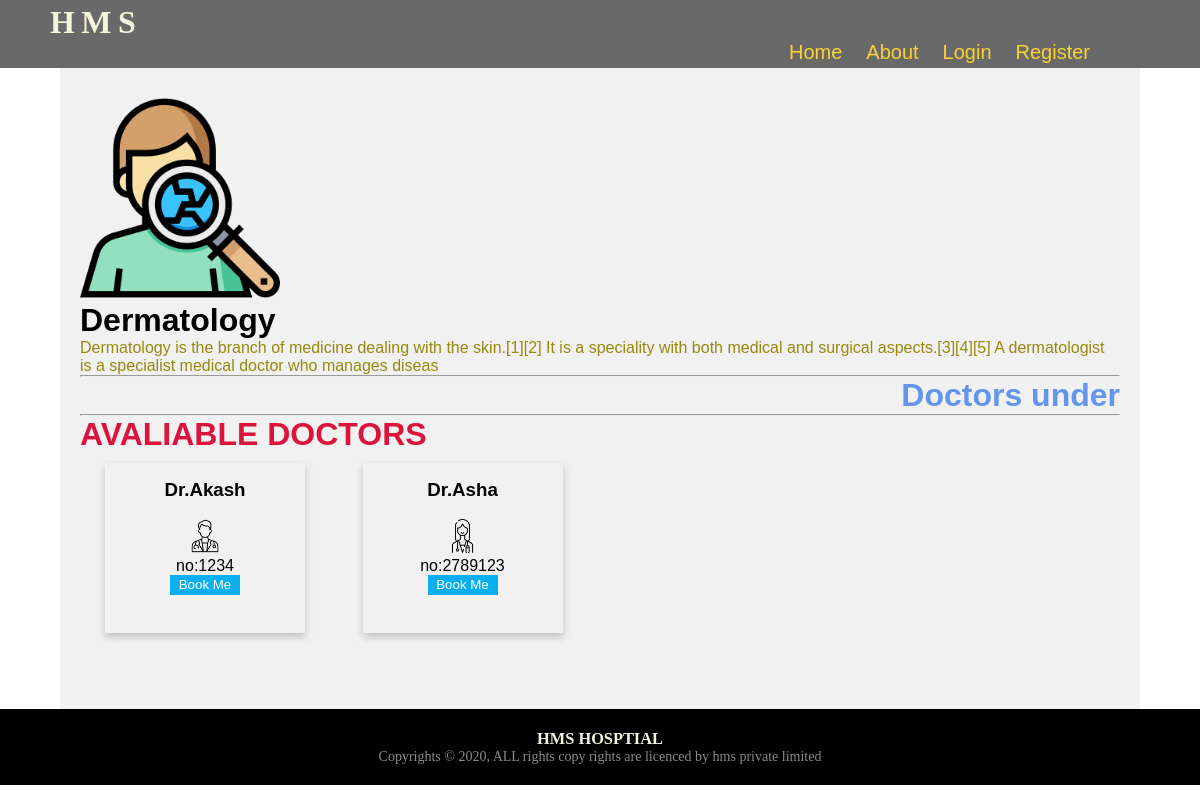
Page /4/ on the committed database.
### hospitalAPP/models.py (models this page shows, shortened)
class Departments(models.Model):
    name = models.CharField(max_length=25, unique=True)
    slug = models.SlugField(max_length=25, unique=True)
    icon = models.ImageField(upload_to="Departments")
    discrpition = models.TextField(max_length=200)
    class Meta:
        ordering = ('name',)
        verbose_name = 'Department'
        verbose_name_plural = 'Departments'

class Doctors(models.Model):
    doc_name = models.CharField(max_length=25, unique=True)
    departments = models.ForeignKey(Departments, on_delete=models.CASCADE)
    photos = models.ImageField(upload_to="Doctors")
    numbers = models.CharField(max_length=12)
    available = models.BooleanField(default=True)
    class Meta:
        ordering = ('departments',)
        verbose_name = 'Docter'
        verbose_name_plural = 'Doctories'

### hospitalAPP/views.py (the view)
# urls.py: path('<int:d_slug>/', views.departmentView, name="depview"),
def departmentView(request,d_slug=None):
    d_page = get_object_or_404(Departments, id=d_slug)
    doc_list = Doctors.objects.all().filter(departments=d_slug, available=True)
    return render(request, 'depview.html',{'department':d_page,'doctor':doc_list})

### templates/depview.html (shortened to what this page needs)
{% extends 'base.html' %}
{% load static %}
{% block content %}
<div class="dv-container">
<img src="{{department.icon.url}}" alt="icon" srcset="" width="200px">
<h1>{{department.name}}</h1>
<p style="color: rgb(151, 137, 12);">{{department.discrpition}}</p>
<hr>
<h1 style="text-align: right;color:cornflowerblue">Doctors under</h1>
<hr>
<h1 style="color: crimson">AVALIABLE DOCTORS</h1>
<div class="row">
    {% for doc in doctor %}
    <div class="column">
    <div class="card">
<h3>Dr.{{doc.doc_name}}</h3><br>
<img src="{{doc.photos.url}}" alt="Avatar" style="width: 20%;"><br>
no:{{doc.numbers}}<br>
{% if user.is_authenticated %}
        <a href="{% url 'booking' %}"><button class="Bookme">Book Me</button></a>
        {% else %}
        <a href="{% url 'login' %}"><button class="Bookme">Book Me</button></a>
        {% endif %}
</div>
</div>
{% endfor %}
</div>
</div>
{% endblock %}

### static/css/main.css (style rules this page uses)
* { margin: 0; padding: 0; box-sizing: border-box; }
.column { float: left; width: 25%; padding: 10px 20px; }
.row { margin: 0 5px; }
.row:after { content: ""; display: table; clear: both; }
.card { box-shadow: 0 4px 8px 0 rgba(0, 0, 0, 0.2); padding: 16px; text-align: center; background-color:#f1f1f1; }
.card { box-shadow: 0 4px 8px 0 rgba(0, 0,0, 0.2); transition: 0.3s; padding: 16px; height: 170px; width: 200px; }
.Bookme { background:#0baeee ; color: #fff; border: none; width: 70px; height: 20px; cursor: pointer; }
.dv-container { width: 100%; margin: auto; align-items: center; justify-content: center }

### rows in the picture
Departments: icon (picture), name "Dermatology", discrpition "Dermatology is the branch of medicine dealing with the skin.[1][2] It is a speciality with both medical and surgical aspects.[3][4][5] A dermatologist is a specialist medical doctor who manages diseas"
Doctors: doc_name "Akash", photos (picture), numbers "1234"
Doctors: doc_name "Asha", photos (picture), numbers "2789123"
